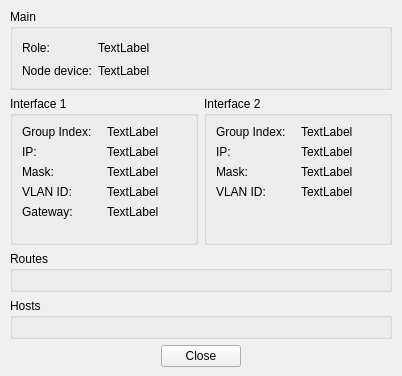
<?xml version="1.0" encoding="UTF-8"?>
<ui version="4.0">
 <class>VMTDParticipantForm</class>
 <widget class="QWidget" name="VMTDParticipantForm">
  <property name="geometry">
   <rect>
    <x>0</x>
    <y>0</y>
    <width>402</width>
    <height>376</height>
   </rect>
  </property>
  <property name="windowTitle">
   <string>Form</string>
  </property>
  <property name="windowIcon">
   <iconset resource="../../resources/VMTDResources.qrc">
    <normaloff>:/favicon.ico</normaloff>:/favicon.ico</iconset>
  </property>
  <layout class="QHBoxLayout" name="horizontalLayout">
   <property name="spacing">
    <number>0</number>
   </property>
   <property name="leftMargin">
    <number>0</number>
   </property>
   <property name="topMargin">
    <number>0</number>
   </property>
   <property name="rightMargin">
    <number>0</number>
   </property>
   <property name="bottomMargin">
    <number>0</number>
   </property>
   <item>
    <spacer name="_17">
     <property name="orientation">
      <enum>Qt::Horizontal</enum>
     </property>
     <property name="sizeHint" stdset="0">
      <size>
       <width>7</width>
       <height>20</height>
      </size>
     </property>
    </spacer>
   </item>
   <item>
    <layout class="QVBoxLayout" name="vl_1">
     <property name="spacing">
      <number>0</number>
     </property>
     <item>
      <spacer name="_18">
       <property name="orientation">
        <enum>Qt::Vertical</enum>
       </property>
       <property name="sizeHint" stdset="0">
        <size>
         <width>20</width>
         <height>40</height>
        </size>
       </property>
      </spacer>
     </item>
     <item>
      <widget class="QWidget" name="w_1" native="true">
       <property name="minimumSize">
        <size>
         <width>400</width>
         <height>0</height>
        </size>
       </property>
       <property name="maximumSize">
        <size>
         <width>400</width>
         <height>16777215</height>
        </size>
       </property>
       <layout class="QVBoxLayout" name="verticalLayout">
        <property name="leftMargin">
         <number>9</number>
        </property>
        <property name="topMargin">
         <number>9</number>
        </property>
        <property name="rightMargin">
         <number>9</number>
        </property>
        <property name="bottomMargin">
         <number>9</number>
        </property>
        <item>
         <widget class="QGroupBox" name="gbMain">
          <property name="title">
           <string>Main</string>
          </property>
          <layout class="QGridLayout" name="gridLayout_3">
           <item row="0" column="3">
            <spacer name="_2">
             <property name="orientation">
              <enum>Qt::Horizontal</enum>
             </property>
             <property name="sizeHint" stdset="0">
              <size>
               <width>40</width>
               <height>20</height>
              </size>
             </property>
            </spacer>
           </item>
           <item row="0" column="1">
            <widget class="QLabel" name="_3">
             <property name="text">
              <string>Role:</string>
             </property>
            </widget>
           </item>
           <item row="0" column="2">
            <widget class="QLabel" name="lbRole">
             <property name="text">
              <string>TextLabel</string>
             </property>
            </widget>
           </item>
           <item row="1" column="1">
            <widget class="QLabel" name="_15">
             <property name="text">
              <string>Node device:</string>
             </property>
            </widget>
           </item>
           <item row="1" column="2">
            <widget class="QLabel" name="lbNodeDevice">
             <property name="text">
              <string>TextLabel</string>
             </property>
            </widget>
           </item>
          </layout>
         </widget>
        </item>
        <item>
         <layout class="QHBoxLayout" name="hl_1">
          <item>
           <widget class="QGroupBox" name="gbInterface_1">
            <property name="title">
             <string>Interface 1</string>
            </property>
            <layout class="QGridLayout" name="gridLayout">
             <item row="5" column="1">
              <widget class="QLabel" name="lbGateway">
               <property name="text">
                <string>TextLabel</string>
               </property>
              </widget>
             </item>
             <item row="5" column="0">
              <widget class="QLabel" name="_6">
               <property name="text">
                <string>Gateway:</string>
               </property>
              </widget>
             </item>
             <item row="2" column="0">
              <widget class="QLabel" name="_7">
               <property name="text">
                <string>IP:</string>
               </property>
              </widget>
             </item>
             <item row="1" column="1">
              <widget class="QLabel" name="lbGroupIndex_1">
               <property name="text">
                <string>TextLabel</string>
               </property>
              </widget>
             </item>
             <item row="3" column="1">
              <widget class="QLabel" name="lbMask_1">
               <property name="text">
                <string>TextLabel</string>
               </property>
              </widget>
             </item>
             <item row="3" column="0">
              <widget class="QLabel" name="_8">
               <property name="text">
                <string>Mask:</string>
               </property>
              </widget>
             </item>
             <item row="4" column="0">
              <widget class="QLabel" name="_9">
               <property name="text">
                <string>VLAN ID:</string>
               </property>
              </widget>
             </item>
             <item row="2" column="1">
              <widget class="QLabel" name="lbIp_1">
               <property name="text">
                <string>TextLabel</string>
               </property>
              </widget>
             </item>
             <item row="4" column="1">
              <widget class="QLabel" name="lbVlanId_1">
               <property name="text">
                <string>TextLabel</string>
               </property>
              </widget>
             </item>
             <item row="1" column="0">
              <widget class="QLabel" name="_5">
               <property name="text">
                <string>Group Index:</string>
               </property>
              </widget>
             </item>
             <item row="6" column="0" colspan="2">
              <spacer name="verticalSpacer">
               <property name="orientation">
                <enum>Qt::Vertical</enum>
               </property>
               <property name="sizeHint" stdset="0">
                <size>
                 <width>20</width>
                 <height>40</height>
                </size>
               </property>
              </spacer>
             </item>
            </layout>
           </widget>
          </item>
          <item>
           <widget class="QGroupBox" name="gbInterface_2">
            <property name="title">
             <string>Interface 2</string>
            </property>
            <layout class="QGridLayout" name="gridLayout_2">
             <item row="2" column="1">
              <widget class="QLabel" name="lbMask_2">
               <property name="text">
                <string>TextLabel</string>
               </property>
              </widget>
             </item>
             <item row="0" column="1">
              <widget class="QLabel" name="lbGroupIndex_2">
               <property name="text">
                <string>TextLabel</string>
               </property>
              </widget>
             </item>
             <item row="1" column="1">
              <widget class="QLabel" name="lbIp_2">
               <property name="text">
                <string>TextLabel</string>
               </property>
              </widget>
             </item>
             <item row="3" column="0">
              <widget class="QLabel" name="_13">
               <property name="text">
                <string>VLAN ID:</string>
               </property>
              </widget>
             </item>
             <item row="3" column="1">
              <widget class="QLabel" name="lbVlanId_2">
               <property name="text">
                <string>TextLabel</string>
               </property>
              </widget>
             </item>
             <item row="2" column="0">
              <widget class="QLabel" name="_11">
               <property name="text">
                <string>Mask:</string>
               </property>
              </widget>
             </item>
             <item row="1" column="0">
              <widget class="QLabel" name="_12">
               <property name="text">
                <string>IP:</string>
               </property>
              </widget>
             </item>
             <item row="0" column="0">
              <widget class="QLabel" name="_10">
               <property name="text">
                <string>Group Index:</string>
               </property>
              </widget>
             </item>
             <item row="4" column="0" colspan="2">
              <spacer name="_14">
               <property name="orientation">
                <enum>Qt::Vertical</enum>
               </property>
               <property name="sizeHint" stdset="0">
                <size>
                 <width>20</width>
                 <height>40</height>
                </size>
               </property>
              </spacer>
             </item>
            </layout>
           </widget>
          </item>
         </layout>
        </item>
        <item>
         <widget class="QGroupBox" name="gbRoutes">
          <property name="sizePolicy">
           <sizepolicy hsizetype="Preferred" vsizetype="Preferred">
            <horstretch>0</horstretch>
            <verstretch>1</verstretch>
           </sizepolicy>
          </property>
          <property name="title">
           <string>Routes</string>
          </property>
          <layout class="QVBoxLayout" name="verticalLayout_2">
           <item>
            <widget class="QWidget" name="wRoutes" native="true">
             <layout class="QVBoxLayout" name="verticalLayout_3">
              <property name="leftMargin">
               <number>0</number>
              </property>
              <property name="topMargin">
               <number>0</number>
              </property>
              <property name="rightMargin">
               <number>0</number>
              </property>
              <property name="bottomMargin">
               <number>0</number>
              </property>
             </layout>
            </widget>
           </item>
           <item>
            <spacer name="_4">
             <property name="orientation">
              <enum>Qt::Vertical</enum>
             </property>
             <property name="sizeHint" stdset="0">
              <size>
               <width>20</width>
               <height>40</height>
              </size>
             </property>
            </spacer>
           </item>
          </layout>
         </widget>
        </item>
        <item>
         <widget class="QGroupBox" name="gbHosts">
          <property name="sizePolicy">
           <sizepolicy hsizetype="Preferred" vsizetype="Preferred">
            <horstretch>0</horstretch>
            <verstretch>1</verstretch>
           </sizepolicy>
          </property>
          <property name="title">
           <string>Hosts</string>
          </property>
          <layout class="QVBoxLayout" name="verticalLayout_4">
           <item>
            <widget class="QWidget" name="wHosts" native="true">
             <layout class="QVBoxLayout" name="verticalLayout_5">
              <property name="leftMargin">
               <number>0</number>
              </property>
              <property name="topMargin">
               <number>0</number>
              </property>
              <property name="rightMargin">
               <number>0</number>
              </property>
              <property name="bottomMargin">
               <number>0</number>
              </property>
             </layout>
            </widget>
           </item>
           <item>
            <spacer name="_16">
             <property name="orientation">
              <enum>Qt::Vertical</enum>
             </property>
             <property name="sizeHint" stdset="0">
              <size>
               <width>20</width>
               <height>40</height>
              </size>
             </property>
            </spacer>
           </item>
          </layout>
         </widget>
        </item>
        <item>
         <layout class="QHBoxLayout" name="hl_2">
          <property name="topMargin">
           <number>0</number>
          </property>
          <item>
           <spacer name="_20">
            <property name="orientation">
             <enum>Qt::Horizontal</enum>
            </property>
            <property name="sizeHint" stdset="0">
             <size>
              <width>40</width>
              <height>20</height>
             </size>
            </property>
           </spacer>
          </item>
          <item>
           <widget class="QPushButton" name="pbClose">
            <property name="text">
             <string>Close</string>
            </property>
           </widget>
          </item>
          <item>
           <spacer name="_21">
            <property name="orientation">
             <enum>Qt::Horizontal</enum>
            </property>
            <property name="sizeHint" stdset="0">
             <size>
              <width>40</width>
              <height>20</height>
             </size>
            </property>
           </spacer>
          </item>
         </layout>
        </item>
       </layout>
      </widget>
     </item>
     <item>
      <spacer name="_19">
       <property name="orientation">
        <enum>Qt::Vertical</enum>
       </property>
       <property name="sizeHint" stdset="0">
        <size>
         <width>20</width>
         <height>40</height>
        </size>
       </property>
      </spacer>
     </item>
    </layout>
   </item>
   <item>
    <spacer name="_1">
     <property name="orientation">
      <enum>Qt::Horizontal</enum>
     </property>
     <property name="sizeHint" stdset="0">
      <size>
       <width>6</width>
       <height>20</height>
      </size>
     </property>
    </spacer>
   </item>
  </layout>
 </widget>
 <resources>
  <include location="../../resources/VMTDResources.qrc"/>
 </resources>
 <connections/>
</ui>
